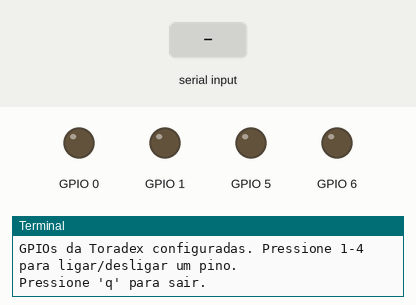
The program below on a simulated Raspberry Pi (BCM pin numbers). On the bench: output pins drawn as LEDs (lit = HIGH), the last lines printed to the terminal. The inputs (shaded band) are chosen by the test bench.

Above: at 1.2 s.
1.3 s: "1" typed at the terminal
At 2.0 s:
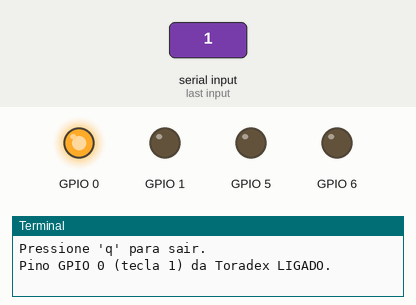
2.8 s: "2" typed at the terminal
At 3.2 s:
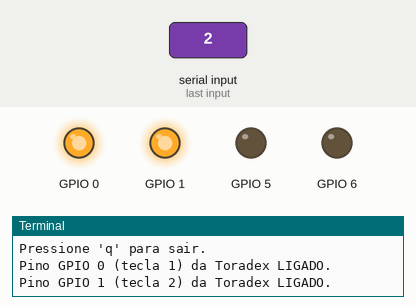
4.3 s: "3" typed at the terminal
At 5.5 s:
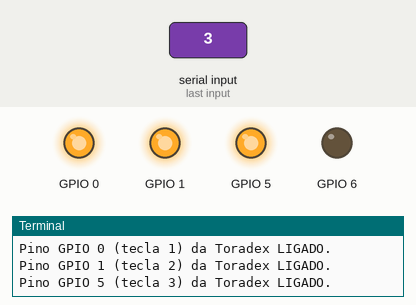
5.8 s: "200" typed at the terminal
At 6.9 s:
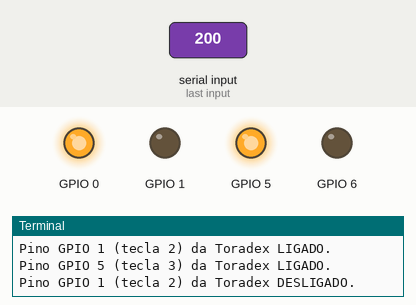
7.3 s: "4" typed at the terminal
At 8.2 s:
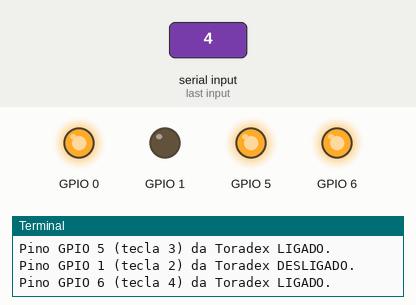
Timing chart, 0 to 10.3 s (numbered marks = the images above; inputs shaded):
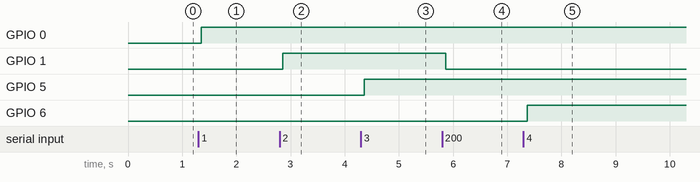

The program:

gpio_toradex.py
```python
import serial
import time
from datetime import datetime
import gpiod
import sys
import select

# --- Configuração UART Toradex ---
SERIAL_PORT = "/dev/verdin-uart1"
BAUD_RATE = 9600

# --- Configuração GPIO Toradex (OUTPUTS) ---
# VOCÊ PRECISA AJUSTAR ESTES VALORES PARA SEU VERDIN ESPECÍFICO!
# Use o script main.py (o exemplo que você forneceu) para listar os chips e linhas e encontrar os offsets corretos.
GPIO_CHIP = "/dev/gpiochip0" # Ex: /dev/gpiochip0, /dev/gpiochip1, etc.
# Mapeamento para os pinos GPIO 27, 28, 29, 30 no seu Verdin (offfsets de linha)
# Estes são os OFFSETS DENTRO DO GPIO_CHIP que serão SAÍDAS.
GPIO_LINE_OFFSETS = {
    1: 0, # Tecla '1' controla GPIO 27 (Saída Toradex)
    2: 1, # Tecla '2' controla GPIO 28 (Saída Toradex)
    3: 5, # Tecla '3' controla GPIO 29 (Saída Toradex)
    4: 6  # Tecla '4' controla GPIO 30 (Saída Toradex)
}

# Estado inicial dos pinos (desligados)
# Não precisamos mais armazenar os estados para transmitir, apenas para controlar localmente
current_gpio_output_states = {offset: gpiod.line.Value.INACTIVE for offset in GPIO_LINE_OFFSETS.values()}

# Função para configurar e controlar o GPIO
def setup_gpios():
    chip = None
    try:
        chip = gpiod.Chip(GPIO_CHIP)
        requests = {}
        for line_offset in GPIO_LINE_OFFSETS.values():
            requests[line_offset] = gpiod.LineSettings(
                direction=gpiod.line.Direction.OUTPUT,
                output_value=gpiod.line.Value.INACTIVE # Inicia desligado
            )

        return chip, gpiod.request_lines(
            GPIO_CHIP,
            consumer="TORADEX_GPIO_APP",
            config=requests
        )
    except Exception as e:
        print(f"Erro ao configurar GPIOs: {e}")
        if chip:
            chip.close()
        return None, None

ser = None
gpio_chip = None
gpio_request = None

try:
    ser = serial.Serial(SERIAL_PORT, BAUD_RATE, 8, 'N', 1, timeout=0.1) # timeout menor para não bloquear
    print(f"UART configurada e aberta na porta {SERIAL_PORT} com baud rate {BAUD_RATE}")

    gpio_chip, gpio_request_context = setup_gpios()
    if gpio_chip is None or gpio_request_context is None:
        raise Exception("Falha ao configurar GPIOs. Saindo.")

    with gpio_request_context as request:
        print("GPIOs da Toradex configuradas. Pressione 1-4 para ligar/desligar um pino.")
        print("Pressione 'q' para sair.")

        while True:
            # --- Leitura do Teclado para Controlar GPIOs da Toradex ---
            rlist, _, _ = select.select([sys.stdin], [], [], 0)
            if rlist:
                char_input = sys.stdin.read(1).strip()
                if char_input in ['1', '2', '3', '4']:
                    pin_num_selected = int(char_input)
                    if pin_num_selected in GPIO_LINE_OFFSETS:
                        line_offset_to_control = GPIO_LINE_OFFSETS[pin_num_selected]

                        # Inverte o estado do pino de saída da Toradex
                        current_state = current_gpio_output_states[line_offset_to_control]
                        new_state = gpiod.line.Value.ACTIVE if current_state == gpiod.line.Value.INACTIVE else gpiod.line.Value.INACTIVE

                        request.set_value(line_offset_to_control, new_state)
                        current_gpio_output_states[line_offset_to_control] = new_state

                        status_str = "LIGADO" if new_state == gpiod.line.Value.ACTIVE else "DESLIGADO"
                        print(f"Pino GPIO {line_offset_to_control} (tecla {pin_num_selected}) da Toradex {status_str}.")
                    else:
                        print(f"Pino {char_input} não mapeado para um offset de linha GPIO na Toradex.")
                elif char_input == 'q':
                    print("Saindo...")
                    break

            # --- Leitura da UART (vindo do Raspberry Pi) ---
            data_byte = ser.read(1) # Lê 1 byte
            if data_byte:
                int_value = int.from_bytes(data_byte, 'big')
                # Converte para string de bits, preenchendo com zeros à esquerda para ter 4 bits
                bit_string = bin(int_value)[2:].zfill(4)

                # Assume que a ordem dos bits é P35 (bit 3), P36 (bit 2), P37 (bit 1), P38 (bit 0)
                formatted_bits = f"{bit_string[0]} {bit_string[1]} {bit_string[2]} {bit_string[3]}"
                timestamp = datetime.now().strftime("%H:%M:%S")
                print(f"{timestamp}: Raspberry Pi GPIOs (35-38) recebidas via UART: {formatted_bits}")

            time.sleep(0.05) # Pequena pausa para evitar consumo excessivo de CPU

except serial.SerialException as e:
    print(f"Erro ao abrir ou usar a porta serial: {e}")
    print(f"Verifique se a porta serial '{SERIAL_PORT}' existe e se o contêiner Docker tem permissões para acessá-la.")
except Exception as e:
    print(f"Ocorreu um erro: {e}")
except KeyboardInterrupt:
    print("Recepção interrompida pelo usuário.")
finally:
    if 'ser' in locals() and ser.is_open:
        ser.close()
        print("Porta serial fechada.")
    if gpio_chip:
        gpio_chip.close()
        print("GPIO chip fechado.")
    print("Programa encerrado.")
```

Measured:
- after the input at 1.3 s, GPIO 0: LOW → HIGH after 0.06 s
- after the input at 2.8 s, GPIO 1: LOW → HIGH after 0.06 s
- after the input at 4.3 s, GPIO 5: LOW → HIGH after 0.06 s
- after the input at 5.8 s, GPIO 1: HIGH → LOW after 0.07 s
- after the input at 7.3 s, GPIO 6: LOW → HIGH after 0.07 s
